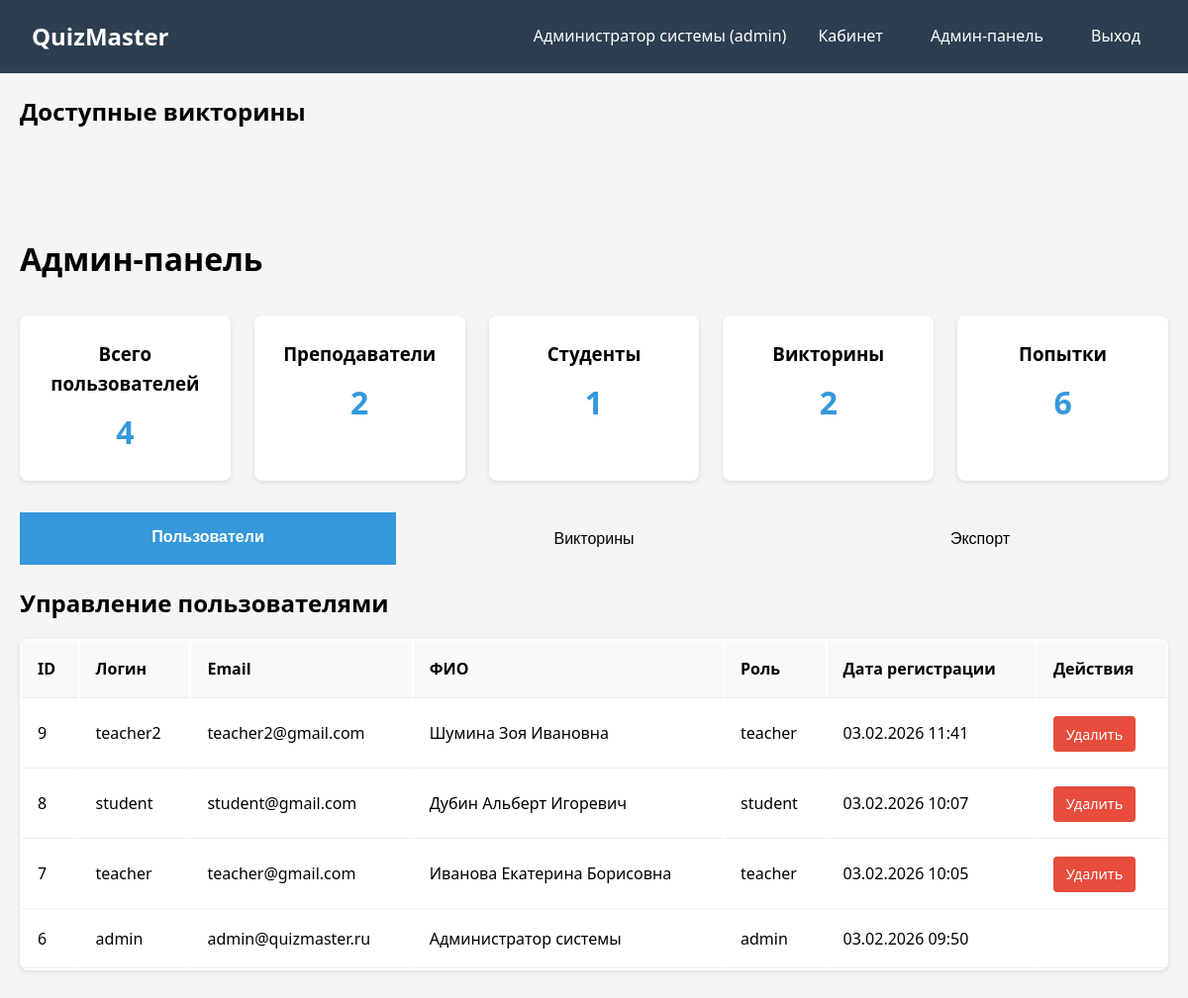
/quizmaster/admin.php (signed in), run on the app's committed database.
### tables this page shows
CREATE TABLE `users` (
  `id` int NOT NULL,
  `login` varchar(50) NOT NULL,
  `email` varchar(100) NOT NULL,
  `password_hash` varchar(255) NOT NULL,
  `role` enum('admin','teacher','student') NOT NULL DEFAULT 'student',
  `full_name` varchar(150) DEFAULT NULL,
  `created_at` timestamp NULL DEFAULT CURRENT_TIMESTAMP
);

### quizmaster/admin.php (the view, shortened to what this page needs)
<?php
$db = getDB();
$stats_stmt = $db->query("
    SELECT
        (SELECT COUNT(*) FROM users) as total_users,
        (SELECT COUNT(*) FROM users WHERE role = 'teacher') as teachers,
        (SELECT COUNT(*) FROM users WHERE role = 'student') as students,
        (SELECT COUNT(*) FROM quizzes) as total_quizzes,
        (SELECT COUNT(*) FROM attempts) as total_attempts
");
$stats = $stats_stmt->fetch(PDO::FETCH_ASSOC);
$users = $db->query("SELECT * FROM users ORDER BY created_at DESC")->fetchAll(PDO::FETCH_ASSOC);
?>
<!DOCTYPE html>
<html lang="ru">
<head>
    <link rel="stylesheet" href="style.css">
</head>
<body>
    <?php require_once 'index.php'; ?>
    <div class="container">
        <h1>Админ-панель</h1>
        <div class="stats-grid">
            <div class="stat-card">
                <h3>Всего пользователей</h3>
                <p class="stat-number"><?php echo $stats['total_users']; ?></p>
            </div>
            <div class="stat-card">
                <h3>Преподаватели</h3>
                <p class="stat-number"><?php echo $stats['teachers']; ?></p>
            </div>
            <div class="stat-card">
                <h3>Студенты</h3>
                <p class="stat-number"><?php echo $stats['students']; ?></p>
            </div>
            <div class="stat-card">
                <h3>Викторины</h3>
                <p class="stat-number"><?php echo $stats['total_quizzes']; ?></p>
            </div>
            <div class="stat-card">
                <h3>Попытки</h3>
                <p class="stat-number"><?php echo $stats['total_attempts']; ?></p>
            </div>
        </div>
        <div class="admin-tabs">
            <button class="tab-btn active" onclick="showTab('users')">Пользователи</button>
            <button class="tab-btn" onclick="showTab('quizzes')">Викторины</button>
            <button class="tab-btn" onclick="showTab('export')">Экспорт</button>
        </div>
        <div id="users-tab" class="tab-content active">
            <h2>Управление пользователями</h2>
            <table class="admin-table">
                <thead>
                    <tr>
                        <th>ID</th>
                        <th>Логин</th>
                        <th>Email</th>
                        <th>ФИО</th>
                        <th>Роль</th>
                        <th>Дата регистрации</th>
                        <th>Действия</th>
                    </tr>
                </thead>
                <tbody>
                    <?php foreach($users as $user): ?>
                    <tr>
                        <td><?php echo $user['id']; ?></td>
                        <td><?php echo htmlspecialchars($user['login']); ?></td>
                        <td><?php echo htmlspecialchars($user['email']); ?></td>
                        <td><?php echo htmlspecialchars($user['full_name']); ?></td>
                        <td><?php echo $user['role']; ?></td>
                        <td><?php echo date('d.m.Y H:i', strtotime($user['created_at'])); ?></td>
                        <td>
                            <?php if($user['role'] != 'admin'): ?>
                                <a href="admin.php?action=delete_user&id=<?php echo $user['id']; ?>"
                                   onclick="return confirm('Удалить пользователя?')"
                                   class="btn btn-small btn-danger">Удалить</a>
                            <?php endif; ?>
                        </td>
                    </tr>
                    <?php endforeach; ?>
                </tbody>
            </table>
        </div>
    </div>
</body>
</html>

### quizmaster/index.php (shortened to what this page needs)
<!DOCTYPE html>
<html lang="ru">
<head>
    <link rel="stylesheet" href="style.css">
</head>
<body>
    <header>
        <nav class="navbar">
            <div class="logo">QuizMaster</div>
            <?php if(isset($_SESSION['user_id'])): ?>
                <div class="user-menu">
                    <span><?php echo $_SESSION['full_name']; ?> (<?php echo $_SESSION['role']; ?>)</span>
                    <a href="dashboard.php">Кабинет</a>
                    <?php if($_SESSION['role'] == 'admin'): ?>
                        <a href="admin.php">Админ-панель</a>
                    <?php endif; ?>
                    <a href="logout.php">Выход</a>
                </div>
            <?php else: ?>
                <a href="auth.php">Вход / Регистрация</a>
            <?php endif; ?>
        </nav>
    </header>
    <main class="container">
        <?php if(!isset($_SESSION['user_id'])): ?>
            <section class="hero">
                <h1>Добро пожаловать в QuizMaster!</h1>
                <p>Платформа для создания и прохождения образовательных викторин</p>
                <a href="auth.php" class="btn">Начать</a>
            </section>
        <?php else: ?>
            <section class="dashboard">
                <h2>Доступные викторины</h2>
            </section>
        <?php endif; ?>
    </main>
</body>
</html>

### quizmaster/style.css (style rules this page uses)
* { margin: 0; padding: 0; box-sizing: border-box; }
body { font-family: 'Segoe UI', Tahoma, Geneva, Verdana, sans-serif; line-height: 1.6; background: #f5f5f5; }
.container { max-width: 1200px; margin: 0 auto; padding: 20px; }
.navbar { background: #2c3e50; color: white; padding: 1rem 2rem; display: flex; justify-content: space-between; align-items: center; }
.logo { font-size: 1.5rem; font-weight: bold; }
.user-menu { display: flex; gap: 1rem; align-items: center; }
.user-menu a { color: white; text-decoration: none; padding: 0.5rem 1rem; border-radius: 4px; transition: background 0.3s; }
.btn { display: inline-block; padding: 0.8rem 1.5rem; background: #3498db; color: white; text-decoration: none; border: none; border-radius: 4px; cursor: pointer; transition: background 0.3s; font-size: 1rem; }
.btn-danger { background: #e74c3c; }
.btn-small { padding: 0.4rem 0.8rem; font-size: 0.9rem; }
.tab-btn { flex: 1; padding: 1rem; background: none; border: none; cursor: pointer; font-size: 1rem; }
.tab-btn.active { border-bottom: 3px solid #3498db; font-weight: bold; }
.stats-grid { display: grid; grid-template-columns: repeat(auto-fit, minmax(200px, 1fr)); gap: 1.5rem; margin: 2rem 0; }
.stat-card { background: white; padding: 1.5rem; border-radius: 8px; text-align: center; box-shadow: 0 2px 5px rgba(0,0,0,0.1); }
.stat-number { font-size: 2rem; font-weight: bold; color: #3498db; margin-top: 0.5rem; }
.attempts-table, .admin-table { width: 100%; background: white; border-radius: 8px; overflow: hidden; box-shadow: 0 2px 5px rgba(0,0,0,0.1); margin: 1rem 0; }
.attempts-table th, .attempts-table td, .admin-table th, .admin-table td { padding: 1rem; text-align: left; border-bottom: 1px solid #eee; }
.attempts-table th, .admin-table th { background: #f8f9fa; font-weight: 600; }
* { -webkit-tap-highlight-color: transparent !important; tap-highlight-color: transparent !important; }
body, div, p, h1, h2, h3, h4, h5, h6, span, td, th, li { -webkit-user-select: none !important; -moz-user-select: none !important; -ms-user-select: none !important; user-select: none !important; }
a { -webkit-tap-highlight-color: rgba(0,0,0,0) !important; }
* { -webkit-user-select: none !important; -moz-user-select: none !important; -ms-user-select: none !important; user-select: none !important; -webkit-tap-highlight-color: transparent !important; -webkit-touch-callout: none !important; }
a, button { -webkit-tap-highlight-color: rgba(0,0,0,0) !important; tap-highlight-color: rgba(0,0,0,0) !important; }

### quizmaster/admin.php (style rules this page uses)
.admin-tabs { display: flex; gap: 10px; margin-bottom: 20px; }
.tab-btn { padding: 10px 20px; background: #f8f9fa; border: 1px solid #dee2e6; cursor: pointer; }
.tab-btn.active { background: #3498db; color: white; border-color: #3498db; }
.tab-content { display: none; }
.tab-content.active { display: block; }

### data on the page
users: id "9", login "teacher2", email "teacher2@gmail.com", full_name "Шумина Зоя Ивановна", role "teacher", created_at "03.02.2026 11:41"
users: id "8", login "student", email "student@gmail.com", full_name "Дубин Альберт Игоревич", role "student", created_at "03.02.2026 10:07"
users: id "7", login "teacher", email "teacher@gmail.com", full_name "Иванова Екатерина Борисовна", role "teacher", created_at "03.02.2026 10:05"
users: id "6", login "admin", email "admin@quizmaster.ru", full_name "Администратор системы", role "admin", created_at "03.02.2026 09:50"

### other printed values
$_SESSION['full_name'] "Администратор системы"
$_SESSION['role'] "admin"
$stats['total_users'] "4"
$stats['teachers'] "2"
$stats['students'] "1"
$stats['total_quizzes'] "2"
$stats['total_attempts'] "6"
